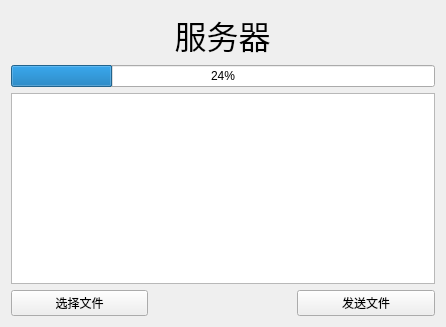
<?xml version="1.0" encoding="UTF-8"?>
<ui version="4.0">
 <class>Widget</class>
 <widget class="QWidget" name="Widget">
  <property name="geometry">
   <rect>
    <x>0</x>
    <y>0</y>
    <width>446</width>
    <height>327</height>
   </rect>
  </property>
  <property name="windowTitle">
   <string>Widget</string>
  </property>
  <layout class="QGridLayout" name="gridLayout">
   <item row="3" column="0">
    <widget class="QPushButton" name="FileButton">
     <property name="text">
      <string>选择文件</string>
     </property>
    </widget>
   </item>
   <item row="0" column="2">
    <spacer name="horizontalSpacer_2">
     <property name="orientation">
      <enum>Qt::Horizontal</enum>
     </property>
     <property name="sizeHint" stdset="0">
      <size>
       <width>138</width>
       <height>20</height>
      </size>
     </property>
    </spacer>
   </item>
   <item row="3" column="1">
    <spacer name="horizontalSpacer_3">
     <property name="orientation">
      <enum>Qt::Horizontal</enum>
     </property>
     <property name="sizeHint" stdset="0">
      <size>
       <width>134</width>
       <height>20</height>
      </size>
     </property>
    </spacer>
   </item>
   <item row="3" column="2">
    <widget class="QPushButton" name="SendButton">
     <property name="text">
      <string>发送文件</string>
     </property>
    </widget>
   </item>
   <item row="0" column="1">
    <widget class="QLabel" name="label">
     <property name="font">
      <font>
       <family>楷体</family>
       <pointsize>24</pointsize>
      </font>
     </property>
     <property name="text">
      <string>服务器</string>
     </property>
     <property name="alignment">
      <set>Qt::AlignCenter</set>
     </property>
    </widget>
   </item>
   <item row="0" column="0">
    <spacer name="horizontalSpacer">
     <property name="orientation">
      <enum>Qt::Horizontal</enum>
     </property>
     <property name="sizeHint" stdset="0">
      <size>
       <width>135</width>
       <height>20</height>
      </size>
     </property>
    </spacer>
   </item>
   <item row="2" column="0" colspan="3">
    <widget class="QTextEdit" name="textEdit"/>
   </item>
   <item row="1" column="0" colspan="3">
    <widget class="QProgressBar" name="progressBar">
     <property name="value">
      <number>24</number>
     </property>
    </widget>
   </item>
  </layout>
 </widget>
 <layoutdefault spacing="6" margin="11"/>
 <resources/>
 <connections/>
</ui>
